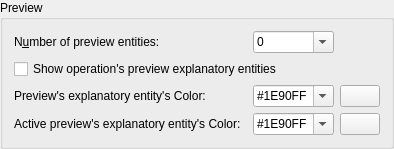
        <widget class="QGroupBox" name="gbPreview">
         <property name="title">
          <string>Preview</string>
         </property>
         <layout class="QGridLayout" name="gridLayout_5">
          <item row="1" column="0" colspan="4">
           <widget class="QCheckBox" name="cbDisplayRefPoints">
            <property name="toolTip">
             <string>If checked, more informative and explaining preview will be drawn for operations</string>
            </property>
            <property name="text">
             <string>Show operation's preview explanatory entities </string>
            </property>
           </widget>
          </item>
          <item row="2" column="3">
           <widget class="QPushButton" name="pb_previewRefColor">
            <property name="sizePolicy">
             <sizepolicy hsizetype="Maximum" vsizetype="Fixed">
              <horstretch>0</horstretch>
              <verstretch>0</verstretch>
             </sizepolicy>
            </property>
            <property name="toolTip">
             <string>Click to select color</string>
            </property>
            <property name="text">
             <string/>
            </property>
            <property name="icon">
             <iconset resource="../../../../../res/controls/controls.qrc">
              <normaloff>:/controls/colorxx.png</normaloff>:/controls/colorxx.png</iconset>
            </property>
           </widget>
          </item>
          <item row="0" column="0">
           <widget class="QLabel" name="lMaxPreview">
            <property name="text">
             <string>N&amp;umber of preview entities:</string>
            </property>
            <property name="wordWrap">
             <bool>false</bool>
            </property>
            <property name="buddy">
             <cstring>cbMaxPreview</cstring>
            </property>
           </widget>
          </item>
          <item row="0" column="2">
           <widget class="QComboBox" name="cbMaxPreview">
            <property name="toolTip">
             <string>If more entities in preview than specified, rect will be drawn instead of entities.</string>
            </property>
            <property name="editable">
             <bool>true</bool>
            </property>
            <item>
             <property name="text">
              <string notr="true">0</string>
             </property>
            </item>
            <item>
             <property name="text">
              <string notr="true">50</string>
             </property>
            </item>
            <item>
             <property name="text">
              <string notr="true">100</string>
             </property>
            </item>
            <item>
             <property name="text">
              <string notr="true">200</string>
             </property>
            </item>
            <item>
             <property name="text">
              <string notr="true">400</string>
             </property>
            </item>
            <item>
             <property name="text">
              <string notr="true">800</string>
             </property>
            </item>
           </widget>
          </item>
          <item row="3" column="2">
           <widget class="QComboBox" name="cbPreviewRefHighlightColor">
            <property name="toolTip">
             <string>Color for selected preview reference entiites</string>
            </property>
            <property name="accessibleDescription">
             <string notr="true"/>
            </property>
            <property name="editable">
             <bool>true</bool>
            </property>
            <item>
             <property name="text">
              <string notr="true">#1E90FF</string>
             </property>
            </item>
            <item>
             <property name="text">
              <string notr="true">#FFC200</string>
             </property>
            </item>
           </widget>
          </item>
          <item row="3" column="0">
           <widget class="QLabel" name="lbPreviewRefHighlightColor">
            <property name="text">
             <string>Active preview's explanatory entity's Color:</string>
            </property>
            <property name="buddy">
             <cstring>cbPreviewRefHighlightColor</cstring>
            </property>
           </widget>
          </item>
          <item row="3" column="3">
           <widget class="QPushButton" name="pb_previewRefHighlightColor">
            <property name="sizePolicy">
             <sizepolicy hsizetype="Maximum" vsizetype="Fixed">
              <horstretch>0</horstretch>
              <verstretch>0</verstretch>
             </sizepolicy>
            </property>
            <property name="toolTip">
             <string>Click to select color</string>
            </property>
            <property name="text">
             <string/>
            </property>
            <property name="icon">
             <iconset resource="../../../../../res/controls/controls.qrc">
              <normaloff>:/controls/colorxx.png</normaloff>:/controls/colorxx.png</iconset>
            </property>
           </widget>
          </item>
          <item row="2" column="2">
           <widget class="QComboBox" name="cbPreviewRefColor">
            <property name="toolTip">
             <string>Color for preview reference entities</string>
            </property>
            <property name="accessibleDescription">
             <string notr="true"/>
            </property>
            <property name="editable">
             <bool>true</bool>
            </property>
            <item>
             <property name="text">
              <string notr="true">#1E90FF</string>
             </property>
            </item>
            <item>
             <property name="text">
              <string notr="true">#FFC200</string>
             </property>
            </item>
           </widget>
          </item>
          <item row="2" column="0">
           <widget class="QLabel" name="lbPreviewRefColor">
            <property name="text">
             <string>Preview's explanatory entity's Color:</string>
            </property>
            <property name="buddy">
             <cstring>cbPreviewRefColor</cstring>
            </property>
           </widget>
          </item>
         </layout>
        </widget>
